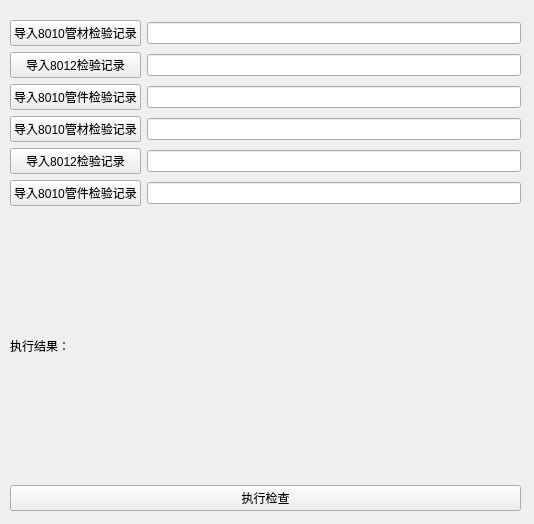
<?xml version="1.0" encoding="UTF-8"?>
<ui version="4.0">
 <class>QMS</class>
 <widget class="QWidget" name="QMS">
  <property name="geometry">
   <rect>
    <x>0</x>
    <y>0</y>
    <width>534</width>
    <height>524</height>
   </rect>
  </property>
  <property name="windowTitle">
   <string>Form</string>
  </property>
  <widget class="QWidget" name="layoutWidget">
   <property name="geometry">
    <rect>
     <x>10</x>
     <y>20</y>
     <width>511</width>
     <height>491</height>
    </rect>
   </property>
   <layout class="QVBoxLayout" name="verticalLayout">
    <item>
     <layout class="QGridLayout" name="gridLayout">
      <item row="0" column="0">
       <widget class="QPushButton" name="PushButton">
        <property name="text">
         <string>导入8010管材检验记录</string>
        </property>
       </widget>
      </item>
      <item row="0" column="1">
       <widget class="QLineEdit" name="lineEdit"/>
      </item>
      <item row="1" column="0">
       <widget class="QPushButton" name="PushButton_2">
        <property name="text">
         <string>导入8012检验记录</string>
        </property>
       </widget>
      </item>
      <item row="1" column="1">
       <widget class="QLineEdit" name="lineEdit_2"/>
      </item>
      <item row="2" column="0">
       <widget class="QPushButton" name="PushButton_3">
        <property name="text">
         <string>导入8010管件检验记录</string>
        </property>
       </widget>
      </item>
      <item row="2" column="1">
       <widget class="QLineEdit" name="lineEdit_3"/>
      </item>
      <item row="3" column="0">
       <widget class="QPushButton" name="PushButton_4">
        <property name="text">
         <string>导入8010管材检验记录</string>
        </property>
       </widget>
      </item>
      <item row="3" column="1">
       <widget class="QLineEdit" name="lineEdit_4"/>
      </item>
      <item row="4" column="0">
       <widget class="QPushButton" name="PushButton_5">
        <property name="text">
         <string>导入8012检验记录</string>
        </property>
       </widget>
      </item>
      <item row="4" column="1">
       <widget class="QLineEdit" name="lineEdit_5"/>
      </item>
      <item row="5" column="0">
       <widget class="QPushButton" name="PushButton_6">
        <property name="text">
         <string>导入8010管件检验记录</string>
        </property>
       </widget>
      </item>
      <item row="5" column="1">
       <widget class="QLineEdit" name="lineEdit_6">
        <property name="text">
         <string/>
        </property>
       </widget>
      </item>
     </layout>
    </item>
    <item>
     <widget class="QLabel" name="label">
      <property name="text">
       <string>执行结果：</string>
      </property>
     </widget>
    </item>
    <item>
     <widget class="QPushButton" name="PushButton_7">
      <property name="text">
       <string>执行检查</string>
      </property>
     </widget>
    </item>
   </layout>
  </widget>
 </widget>
 <resources/>
 <connections>
  <connection>
   <sender>PushButton_6</sender>
   <signal>clicked()</signal>
   <receiver>lineEdit_6</receiver>
   <slot>clear()</slot>
   <hints>
    <hint type="sourcelabel">
     <x>75</x>
     <y>181</y>
    </hint>
    <hint type="destinationlabel">
     <x>335</x>
     <y>179</y>
    </hint>
   </hints>
  </connection>
 </connections>
</ui>
